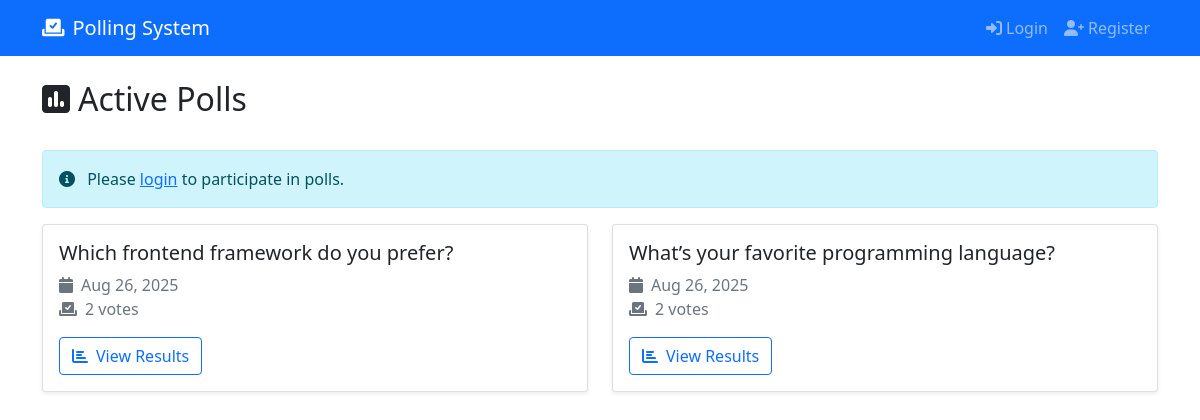
The page / on the database its author committed.
### poll/models.py (models this page shows, shortened)
class Poll(models.Model):
    question = models.CharField(max_length=200)
    created_by = models.ForeignKey(User, on_delete=models.CASCADE)
    created_at = models.DateTimeField(default=timezone.now)
    expires_at = models.DateTimeField(null=True, blank=True)
    is_active = models.BooleanField(default=True)
    def total_votes(self):
        return Vote.objects.filter(poll=self).count()

### poll/views.py (the view)
# urls.py: path('', views.poll_list, name='poll_list'),
def poll_list(request):
    polls = Poll.objects.filter(is_active=True).order_by('-created_at')
    user_votes = {}
    if request.user.is_authenticated:
        voted_polls = Vote.objects.filter(user=request.user).values_list('poll', flat=True)
        user_votes = {poll_id: True for poll_id in voted_polls}
    return render(request, 'poll_list.html', {
        'polls': polls,
        'user_votes': user_votes
    })

### templates/poll_list.html (shortened to what this page needs)
{% extends 'base.html' %}
{% block content %}
<div class="d-flex justify-content-between align-items-center mb-4">
    <h2><i class="fas fa-poll me-2"></i>Active Polls</h2>
</div>
{% if not user.is_authenticated %}
    <div class="alert alert-info">
        <i class="fas fa-info-circle me-2"></i>
        Please <a href="{% url 'login' %}">login</a> to participate in polls.
    </div>
{% endif %}
<div class="row">
    {% for poll in polls %}
        <div class="col-md-6 mb-4">
            <div class="card shadow-sm h-100">
                <div class="card-body">
                    <h5 class="card-title">{{ poll.question }}</h5>
                    <p class="card-text text-muted">
                        <i class="fas fa-calendar me-2"></i>{{ poll.created_at|date:"M d, Y" }}
                        <br>
                        <i class="fas fa-vote-yea me-2"></i>{{ poll.total_votes }} vote{{ poll.total_votes|pluralize }}
                    </p>
                    <div class="d-flex gap-2">
                        {% if user.is_authenticated %}
                            {% if poll.id in user_votes %}
                                <a href="{% url 'poll_results' poll.id %}" class="btn btn-success">
                                    <i class="fas fa-check me-2"></i>View Results
                                </a>
                                <span class="badge bg-success align-self-center">Voted</span>
                            {% else %}
                                <a href="{% url 'poll_detail' poll.id %}" class="btn btn-primary">
                                    <i class="fas fa-vote-yea me-2"></i>Vote Now
                                </a>
                            {% endif %}
                        {% else %}
                            <a href="{% url 'poll_results' poll.id %}" class="btn btn-outline-primary">
                                <i class="fas fa-chart-bar me-2"></i>View Results
                            </a>
                        {% endif %}
                    </div>
                </div>
            </div>
        </div>
    {% endfor %}
</div>
{% endblock %}

### rows shown on the page
Poll: question "Which frontend framework do you prefer?", created_at "Aug 26, 2025", total_votes "2"
Poll: question "What’s your favorite programming language?", created_at "Aug 26, 2025", total_votes "2"
